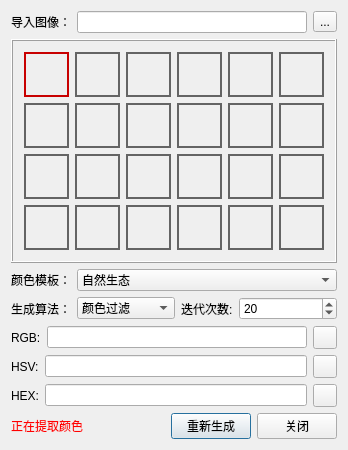
<?xml version="1.0" encoding="UTF-8"?>
<ui version="4.0">
 <class>ColorList</class>
 <widget class="QDialog" name="ColorList">
  <property name="geometry">
   <rect>
    <x>0</x>
    <y>0</y>
    <width>340</width>
    <height>443</height>
   </rect>
  </property>
  <property name="windowTitle">
   <string>配色方案</string>
  </property>
  <property name="styleSheet">
   <string notr="true"/>
  </property>
  <layout class="QGridLayout" name="gridLayout_2">
   <item row="0" column="0">
    <layout class="QHBoxLayout" name="horizontalLayout">
     <item>
      <widget class="QLabel" name="label">
       <property name="sizePolicy">
        <sizepolicy hsizetype="Fixed" vsizetype="Preferred">
         <horstretch>0</horstretch>
         <verstretch>0</verstretch>
        </sizepolicy>
       </property>
       <property name="text">
        <string>导入图像：</string>
       </property>
      </widget>
     </item>
     <item>
      <widget class="QLineEdit" name="lineEdit">
       <property name="readOnly">
        <bool>true</bool>
       </property>
      </widget>
     </item>
     <item>
      <widget class="QToolButton" name="tbSelFile">
       <property name="text">
        <string>...</string>
       </property>
      </widget>
     </item>
    </layout>
   </item>
   <item row="1" column="0">
    <widget class="QFrame" name="frame">
     <property name="styleSheet">
      <string notr="true">QToolButton
{
	width:38px;
	height:38px;
	border:2px solid rgb(100,100,100);
}
QToolButton:checked
{
	width:38px;
	height:38px;
	border:2px solid rgb(200,0,0);
}</string>
     </property>
     <property name="frameShape">
      <enum>QFrame::Box</enum>
     </property>
     <property name="frameShadow">
      <enum>QFrame::Raised</enum>
     </property>
     <layout class="QGridLayout" name="gridLayout">
      <item row="0" column="0">
       <widget class="QToolButton" name="tbColor_1">
        <property name="text">
         <string/>
        </property>
        <property name="checkable">
         <bool>true</bool>
        </property>
        <property name="checked">
         <bool>true</bool>
        </property>
        <attribute name="buttonGroup">
         <string notr="true">buttonGroup</string>
        </attribute>
       </widget>
      </item>
      <item row="0" column="1">
       <widget class="QToolButton" name="tbColor_5">
        <property name="text">
         <string/>
        </property>
        <property name="checkable">
         <bool>true</bool>
        </property>
        <attribute name="buttonGroup">
         <string notr="true">buttonGroup</string>
        </attribute>
       </widget>
      </item>
      <item row="0" column="2">
       <widget class="QToolButton" name="tbColor_9">
        <property name="text">
         <string/>
        </property>
        <property name="checkable">
         <bool>true</bool>
        </property>
        <attribute name="buttonGroup">
         <string notr="true">buttonGroup</string>
        </attribute>
       </widget>
      </item>
      <item row="0" column="3">
       <widget class="QToolButton" name="tbColor_13">
        <property name="text">
         <string/>
        </property>
        <property name="checkable">
         <bool>true</bool>
        </property>
        <attribute name="buttonGroup">
         <string notr="true">buttonGroup</string>
        </attribute>
       </widget>
      </item>
      <item row="0" column="4">
       <widget class="QToolButton" name="tbColor_17">
        <property name="text">
         <string/>
        </property>
        <property name="checkable">
         <bool>true</bool>
        </property>
        <attribute name="buttonGroup">
         <string notr="true">buttonGroup</string>
        </attribute>
       </widget>
      </item>
      <item row="0" column="5">
       <widget class="QToolButton" name="tbColor_21">
        <property name="text">
         <string/>
        </property>
        <property name="checkable">
         <bool>true</bool>
        </property>
        <attribute name="buttonGroup">
         <string notr="true">buttonGroup</string>
        </attribute>
       </widget>
      </item>
      <item row="1" column="0">
       <widget class="QToolButton" name="tbColor_2">
        <property name="text">
         <string/>
        </property>
        <property name="checkable">
         <bool>true</bool>
        </property>
        <attribute name="buttonGroup">
         <string notr="true">buttonGroup</string>
        </attribute>
       </widget>
      </item>
      <item row="1" column="1">
       <widget class="QToolButton" name="tbColor_6">
        <property name="text">
         <string/>
        </property>
        <property name="checkable">
         <bool>true</bool>
        </property>
        <attribute name="buttonGroup">
         <string notr="true">buttonGroup</string>
        </attribute>
       </widget>
      </item>
      <item row="1" column="2">
       <widget class="QToolButton" name="tbColor_10">
        <property name="text">
         <string/>
        </property>
        <property name="checkable">
         <bool>true</bool>
        </property>
        <attribute name="buttonGroup">
         <string notr="true">buttonGroup</string>
        </attribute>
       </widget>
      </item>
      <item row="1" column="3">
       <widget class="QToolButton" name="tbColor_14">
        <property name="text">
         <string/>
        </property>
        <property name="checkable">
         <bool>true</bool>
        </property>
        <attribute name="buttonGroup">
         <string notr="true">buttonGroup</string>
        </attribute>
       </widget>
      </item>
      <item row="1" column="4">
       <widget class="QToolButton" name="tbColor_18">
        <property name="text">
         <string/>
        </property>
        <property name="checkable">
         <bool>true</bool>
        </property>
        <attribute name="buttonGroup">
         <string notr="true">buttonGroup</string>
        </attribute>
       </widget>
      </item>
      <item row="1" column="5">
       <widget class="QToolButton" name="tbColor_22">
        <property name="text">
         <string/>
        </property>
        <property name="checkable">
         <bool>true</bool>
        </property>
        <attribute name="buttonGroup">
         <string notr="true">buttonGroup</string>
        </attribute>
       </widget>
      </item>
      <item row="2" column="0">
       <widget class="QToolButton" name="tbColor_3">
        <property name="text">
         <string/>
        </property>
        <property name="checkable">
         <bool>true</bool>
        </property>
        <attribute name="buttonGroup">
         <string notr="true">buttonGroup</string>
        </attribute>
       </widget>
      </item>
      <item row="2" column="1">
       <widget class="QToolButton" name="tbColor_7">
        <property name="text">
         <string/>
        </property>
        <property name="checkable">
         <bool>true</bool>
        </property>
        <attribute name="buttonGroup">
         <string notr="true">buttonGroup</string>
        </attribute>
       </widget>
      </item>
      <item row="2" column="2">
       <widget class="QToolButton" name="tbColor_11">
        <property name="text">
         <string/>
        </property>
        <property name="checkable">
         <bool>true</bool>
        </property>
        <attribute name="buttonGroup">
         <string notr="true">buttonGroup</string>
        </attribute>
       </widget>
      </item>
      <item row="2" column="3">
       <widget class="QToolButton" name="tbColor_15">
        <property name="text">
         <string/>
        </property>
        <property name="checkable">
         <bool>true</bool>
        </property>
        <attribute name="buttonGroup">
         <string notr="true">buttonGroup</string>
        </attribute>
       </widget>
      </item>
      <item row="2" column="4">
       <widget class="QToolButton" name="tbColor_19">
        <property name="text">
         <string/>
        </property>
        <property name="checkable">
         <bool>true</bool>
        </property>
        <attribute name="buttonGroup">
         <string notr="true">buttonGroup</string>
        </attribute>
       </widget>
      </item>
      <item row="2" column="5">
       <widget class="QToolButton" name="tbColor_23">
        <property name="text">
         <string/>
        </property>
        <property name="checkable">
         <bool>true</bool>
        </property>
        <attribute name="buttonGroup">
         <string notr="true">buttonGroup</string>
        </attribute>
       </widget>
      </item>
      <item row="3" column="0">
       <widget class="QToolButton" name="tbColor_4">
        <property name="text">
         <string/>
        </property>
        <property name="checkable">
         <bool>true</bool>
        </property>
        <attribute name="buttonGroup">
         <string notr="true">buttonGroup</string>
        </attribute>
       </widget>
      </item>
      <item row="3" column="1">
       <widget class="QToolButton" name="tbColor_8">
        <property name="text">
         <string/>
        </property>
        <property name="checkable">
         <bool>true</bool>
        </property>
        <attribute name="buttonGroup">
         <string notr="true">buttonGroup</string>
        </attribute>
       </widget>
      </item>
      <item row="3" column="2">
       <widget class="QToolButton" name="tbColor_12">
        <property name="text">
         <string/>
        </property>
        <property name="checkable">
         <bool>true</bool>
        </property>
        <attribute name="buttonGroup">
         <string notr="true">buttonGroup</string>
        </attribute>
       </widget>
      </item>
      <item row="3" column="3">
       <widget class="QToolButton" name="tbColor_16">
        <property name="text">
         <string/>
        </property>
        <property name="checkable">
         <bool>true</bool>
        </property>
        <attribute name="buttonGroup">
         <string notr="true">buttonGroup</string>
        </attribute>
       </widget>
      </item>
      <item row="3" column="4">
       <widget class="QToolButton" name="tbColor_20">
        <property name="text">
         <string/>
        </property>
        <property name="checkable">
         <bool>true</bool>
        </property>
        <attribute name="buttonGroup">
         <string notr="true">buttonGroup</string>
        </attribute>
       </widget>
      </item>
      <item row="3" column="5">
       <widget class="QToolButton" name="tbColor_24">
        <property name="text">
         <string/>
        </property>
        <property name="checkable">
         <bool>true</bool>
        </property>
        <attribute name="buttonGroup">
         <string notr="true">buttonGroup</string>
        </attribute>
       </widget>
      </item>
     </layout>
    </widget>
   </item>
   <item row="2" column="0">
    <layout class="QHBoxLayout" name="horizontalLayout_6">
     <item>
      <widget class="QLabel" name="label_5">
       <property name="sizePolicy">
        <sizepolicy hsizetype="Fixed" vsizetype="Preferred">
         <horstretch>0</horstretch>
         <verstretch>0</verstretch>
        </sizepolicy>
       </property>
       <property name="text">
        <string>颜色模板：</string>
       </property>
      </widget>
     </item>
     <item>
      <widget class="QComboBox" name="comboBox">
       <item>
        <property name="text">
         <string>自然生态</string>
        </property>
       </item>
       <item>
        <property name="text">
         <string>现代科技</string>
        </property>
       </item>
       <item>
        <property name="text">
         <string>豪华优雅</string>
        </property>
       </item>
       <item>
        <property name="text">
         <string>青春活力</string>
        </property>
       </item>
       <item>
        <property name="text">
         <string>舒适宁静</string>
        </property>
       </item>
       <item>
        <property name="text">
         <string>传统经典</string>
        </property>
       </item>
       <item>
        <property name="text">
         <string>简约极致</string>
        </property>
       </item>
       <item>
        <property name="text">
         <string>浪漫高雅</string>
        </property>
       </item>
       <item>
        <property name="text">
         <string>高尚文明</string>
        </property>
       </item>
       <item>
        <property name="text">
         <string>强烈醒目</string>
        </property>
       </item>
       <item>
        <property name="text">
         <string>分裂互补</string>
        </property>
       </item>
       <item>
        <property name="text">
         <string>温暖阳光</string>
        </property>
       </item>
       <item>
        <property name="text">
         <string>高冷自信</string>
        </property>
       </item>
       <item>
        <property name="text">
         <string>薰衣草香</string>
        </property>
       </item>
       <item>
        <property name="text">
         <string>宁静天空</string>
        </property>
       </item>
       <item>
        <property name="text">
         <string>户外瑜珈</string>
        </property>
       </item>
       <item>
        <property name="text">
         <string>诱人香水</string>
        </property>
       </item>
       <item>
        <property name="text">
         <string>健康养生</string>
        </property>
       </item>
       <item>
        <property name="text">
         <string>星空蓝光</string>
        </property>
       </item>
       <item>
        <property name="text">
         <string>醒目柑橘</string>
        </property>
       </item>
       <item>
        <property name="text">
         <string>浓烈红酒</string>
        </property>
       </item>
       <item>
        <property name="text">
         <string>农夫市集</string>
        </property>
       </item>
       <item>
        <property name="text">
         <string>缤纷美学</string>
        </property>
       </item>
       <item>
        <property name="text">
         <string>漂亮粉红</string>
        </property>
       </item>
       <item>
        <property name="text">
         <string>珊瑚绿植</string>
        </property>
       </item>
       <item>
        <property name="text">
         <string>绿色美学</string>
        </property>
       </item>
       <item>
        <property name="text">
         <string>光彩百合</string>
        </property>
       </item>
       <item>
        <property name="text">
         <string>酷炫群体</string>
        </property>
       </item>
       <item>
        <property name="text">
         <string>时尚服饰</string>
        </property>
       </item>
       <item>
        <property name="text">
         <string>惬意旅途</string>
        </property>
       </item>
      </widget>
     </item>
    </layout>
   </item>
   <item row="3" column="0">
    <layout class="QHBoxLayout" name="horizontalLayout_7">
     <item>
      <widget class="QLabel" name="label_6">
       <property name="sizePolicy">
        <sizepolicy hsizetype="Fixed" vsizetype="Preferred">
         <horstretch>0</horstretch>
         <verstretch>0</verstretch>
        </sizepolicy>
       </property>
       <property name="text">
        <string>生成算法：</string>
       </property>
      </widget>
     </item>
     <item>
      <widget class="QComboBox" name="comboBoxAlgType">
       <item>
        <property name="text">
         <string>颜色过滤</string>
        </property>
       </item>
       <item>
        <property name="text">
         <string>全部采样</string>
        </property>
       </item>
      </widget>
     </item>
     <item>
      <widget class="QLabel" name="label_7">
       <property name="sizePolicy">
        <sizepolicy hsizetype="Fixed" vsizetype="Preferred">
         <horstretch>0</horstretch>
         <verstretch>0</verstretch>
        </sizepolicy>
       </property>
       <property name="text">
        <string>迭代次数:</string>
       </property>
      </widget>
     </item>
     <item>
      <widget class="QSpinBox" name="spinBox">
       <property name="minimum">
        <number>1</number>
       </property>
       <property name="maximum">
        <number>100</number>
       </property>
       <property name="value">
        <number>20</number>
       </property>
      </widget>
     </item>
    </layout>
   </item>
   <item row="4" column="0">
    <layout class="QHBoxLayout" name="horizontalLayout_5">
     <item>
      <widget class="QLabel" name="label_4">
       <property name="sizePolicy">
        <sizepolicy hsizetype="Fixed" vsizetype="Preferred">
         <horstretch>0</horstretch>
         <verstretch>0</verstretch>
        </sizepolicy>
       </property>
       <property name="text">
        <string>RGB:</string>
       </property>
      </widget>
     </item>
     <item>
      <widget class="QLineEdit" name="lineEditRgb"/>
     </item>
     <item>
      <widget class="QToolButton" name="tbRGB">
       <property name="text">
        <string/>
       </property>
       <property name="icon">
        <iconset resource="resourse.qrc">
         <normaloff>:/ico/icon/copy.png</normaloff>:/ico/icon/copy.png</iconset>
       </property>
      </widget>
     </item>
    </layout>
   </item>
   <item row="5" column="0">
    <layout class="QHBoxLayout" name="horizontalLayout_4">
     <item>
      <widget class="QLabel" name="label_2">
       <property name="sizePolicy">
        <sizepolicy hsizetype="Fixed" vsizetype="Preferred">
         <horstretch>0</horstretch>
         <verstretch>0</verstretch>
        </sizepolicy>
       </property>
       <property name="text">
        <string>HSV:</string>
       </property>
      </widget>
     </item>
     <item>
      <widget class="QLineEdit" name="lineEditDEC"/>
     </item>
     <item>
      <widget class="QToolButton" name="tbDEC">
       <property name="text">
        <string/>
       </property>
       <property name="icon">
        <iconset resource="resourse.qrc">
         <normaloff>:/ico/icon/copy.png</normaloff>:/ico/icon/copy.png</iconset>
       </property>
      </widget>
     </item>
    </layout>
   </item>
   <item row="6" column="0">
    <layout class="QHBoxLayout" name="horizontalLayout_3">
     <item>
      <widget class="QLabel" name="label_3">
       <property name="sizePolicy">
        <sizepolicy hsizetype="Fixed" vsizetype="Preferred">
         <horstretch>0</horstretch>
         <verstretch>0</verstretch>
        </sizepolicy>
       </property>
       <property name="text">
        <string>HEX:</string>
       </property>
      </widget>
     </item>
     <item>
      <widget class="QLineEdit" name="lineEditHex"/>
     </item>
     <item>
      <widget class="QToolButton" name="tbHex">
       <property name="text">
        <string/>
       </property>
       <property name="icon">
        <iconset resource="resourse.qrc">
         <normaloff>:/ico/icon/copy.png</normaloff>:/ico/icon/copy.png</iconset>
       </property>
      </widget>
     </item>
    </layout>
   </item>
   <item row="7" column="0">
    <layout class="QHBoxLayout" name="horizontalLayout_2">
     <item>
      <widget class="QLabel" name="labelCacl">
       <property name="styleSheet">
        <string notr="true">color: rgb(255, 0, 0);</string>
       </property>
       <property name="text">
        <string>正在提取颜色</string>
       </property>
      </widget>
     </item>
     <item>
      <spacer name="horizontalSpacer">
       <property name="orientation">
        <enum>Qt::Horizontal</enum>
       </property>
       <property name="sizeHint" stdset="0">
        <size>
         <width>40</width>
         <height>20</height>
        </size>
       </property>
      </spacer>
     </item>
     <item>
      <widget class="QPushButton" name="pbGeneral">
       <property name="text">
        <string>重新生成</string>
       </property>
      </widget>
     </item>
     <item>
      <widget class="QPushButton" name="pbClose">
       <property name="text">
        <string>关闭</string>
       </property>
      </widget>
     </item>
    </layout>
   </item>
  </layout>
 </widget>
 <layoutdefault spacing="6" margin="11"/>
 <resources>
  <include location="resourse.qrc"/>
 </resources>
 <connections/>
 <buttongroups>
  <buttongroup name="buttonGroup"/>
 </buttongroups>
</ui>
